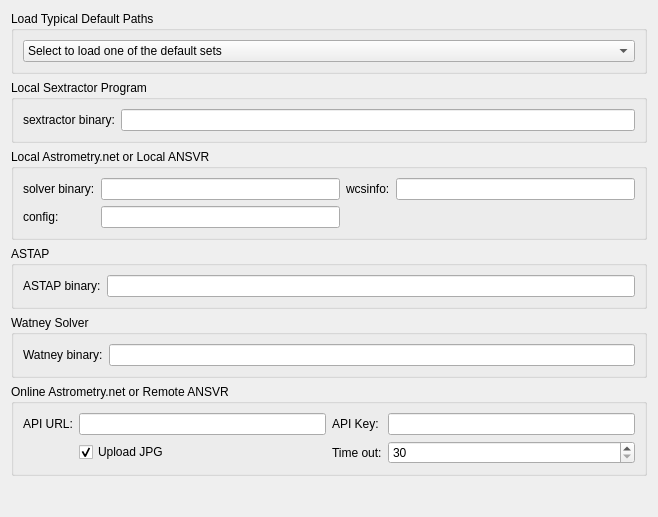
<?xml version="1.0" encoding="UTF-8"?>
<ui version="4.0">
 <class>OpsPrograms</class>
 <widget class="QWidget" name="OpsPrograms">
  <property name="geometry">
   <rect>
    <x>0</x>
    <y>0</y>
    <width>658</width>
    <height>517</height>
   </rect>
  </property>
  <layout class="QVBoxLayout" name="verticalLayout">
   <item>
    <widget class="QGroupBox" name="groupBox_5">
     <property name="title">
      <string>Load Typical Default Paths</string>
     </property>
     <layout class="QVBoxLayout" name="verticalLayout_2">
      <item>
       <widget class="QComboBox" name="defaultPathSelector">
        <property name="toolTip">
         <string>Choose your current setup from the list to load the typical paths to those programs for your computer </string>
        </property>
        <item>
         <property name="text">
          <string>Select to load one of the default sets</string>
         </property>
        </item>
        <item>
         <property name="text">
          <string>Linux Default</string>
         </property>
        </item>
        <item>
         <property name="text">
          <string>Linux KStars Internal </string>
         </property>
        </item>
        <item>
         <property name="text">
          <string>Mac Homebrew</string>
         </property>
        </item>
        <item>
         <property name="text">
          <string>Windows ANSVR</string>
         </property>
        </item>
        <item>
         <property name="text">
          <string>Windows Cygwin</string>
         </property>
        </item>
       </widget>
      </item>
     </layout>
    </widget>
   </item>
   <item>
    <widget class="QGroupBox" name="groupBox">
     <property name="title">
      <string>Local Sextractor Program</string>
     </property>
     <layout class="QGridLayout" name="gridLayout_2">
      <item row="0" column="0">
       <widget class="QLabel" name="label_19">
        <property name="text">
         <string>sextractor binary:</string>
        </property>
       </widget>
      </item>
      <item row="0" column="1">
       <widget class="QLineEdit" name="kcfg_SextractorBinary">
        <property name="toolTip">
         <string>Path to Sextractor binary file</string>
        </property>
        <property name="text">
         <string/>
        </property>
       </widget>
      </item>
     </layout>
    </widget>
   </item>
   <item>
    <widget class="QGroupBox" name="groupBox_2">
     <property name="title">
      <string>Local Astrometry.net or Local ANSVR</string>
     </property>
     <layout class="QGridLayout" name="gridLayout_3">
      <item row="1" column="2">
       <widget class="QLineEdit" name="kcfg_AstrometryConfFile">
        <property name="toolTip">
         <string>Astrometry.net configuration file</string>
        </property>
        <property name="text">
         <string/>
        </property>
       </widget>
      </item>
      <item row="0" column="4">
       <widget class="QLineEdit" name="kcfg_AstrometryWCSInfo">
        <property name="toolTip">
         <string>Astrometry.net wcsinfo binary</string>
        </property>
        <property name="text">
         <string/>
        </property>
       </widget>
      </item>
      <item row="0" column="3">
       <widget class="QLabel" name="label_16">
        <property name="text">
         <string>wcsinfo:</string>
        </property>
       </widget>
      </item>
      <item row="0" column="2">
       <widget class="QLineEdit" name="kcfg_AstrometrySolverBinary">
        <property name="toolTip">
         <string>Astrometry.net solve-field binary</string>
        </property>
        <property name="text">
         <string/>
        </property>
       </widget>
      </item>
      <item row="0" column="0">
       <widget class="QLabel" name="label_15">
        <property name="text">
         <string>solver binary:</string>
        </property>
       </widget>
      </item>
      <item row="1" column="0">
       <widget class="QLabel" name="label_14">
        <property name="text">
         <string>config:</string>
        </property>
       </widget>
      </item>
     </layout>
    </widget>
   </item>
   <item>
    <widget class="QGroupBox" name="groupBox_4">
     <property name="title">
      <string>ASTAP</string>
     </property>
     <layout class="QGridLayout" name="gridLayout">
      <item row="0" column="0">
       <widget class="QLabel" name="label_20">
        <property name="text">
         <string>ASTAP binary:</string>
        </property>
       </widget>
      </item>
      <item row="0" column="1">
       <widget class="QLineEdit" name="kcfg_ASTAPExecutable">
        <property name="toolTip">
         <string>Astrometry.net solve-field binary</string>
        </property>
        <property name="text">
         <string/>
        </property>
       </widget>
      </item>
     </layout>
    </widget>
   </item>
   <item>
    <widget class="QGroupBox" name="groupBox_6">
     <property name="title">
      <string>Watney Solver</string>
     </property>
     <layout class="QGridLayout" name="gridLayout_5">
      <item row="0" column="0">
       <widget class="QLabel" name="label_21">
        <property name="text">
         <string>Watney binary:</string>
        </property>
       </widget>
      </item>
      <item row="0" column="1">
       <widget class="QLineEdit" name="kcfg_WatneyBinary">
        <property name="toolTip">
         <string>Astrometry.net solve-field binary</string>
        </property>
        <property name="text">
         <string/>
        </property>
       </widget>
      </item>
     </layout>
    </widget>
   </item>
   <item>
    <widget class="QGroupBox" name="groupBox_3">
     <property name="title">
      <string>Online Astrometry.net or Remote ANSVR</string>
     </property>
     <layout class="QGridLayout" name="gridLayout_4">
      <item row="0" column="1">
       <widget class="QLineEdit" name="kcfg_AstrometryAPIURL">
        <property name="toolTip">
         <string>API URL</string>
        </property>
        <property name="text">
         <string/>
        </property>
       </widget>
      </item>
      <item row="0" column="0">
       <widget class="QLabel" name="label_18">
        <property name="text">
         <string>API URL:</string>
        </property>
       </widget>
      </item>
      <item row="2" column="3">
       <widget class="QLabel" name="label">
        <property name="text">
         <string>Time out:</string>
        </property>
       </widget>
      </item>
      <item row="2" column="4">
       <widget class="QSpinBox" name="kcfg_AstrometryTimeout">
        <property name="toolTip">
         <string>Timeout in seconds to wait for astrometry solver to complete</string>
        </property>
        <property name="minimum">
         <number>30</number>
        </property>
        <property name="maximum">
         <number>600</number>
        </property>
       </widget>
      </item>
      <item row="0" column="4">
       <widget class="QLineEdit" name="kcfg_AstrometryAPIKey">
        <property name="toolTip">
         <string>API Key</string>
        </property>
        <property name="text">
         <string/>
        </property>
       </widget>
      </item>
      <item row="0" column="3">
       <widget class="QLabel" name="label_17">
        <property name="text">
         <string>API Key:</string>
        </property>
       </widget>
      </item>
      <item row="2" column="1">
       <widget class="QCheckBox" name="kcfg_AstrometryUseJPEG">
        <property name="toolTip">
         <string>Use JPEG format, instead of FITS, to upload images to the online astrometry.net service</string>
        </property>
        <property name="text">
         <string>Upload JPG</string>
        </property>
        <property name="checked">
         <bool>true</bool>
        </property>
       </widget>
      </item>
     </layout>
    </widget>
   </item>
   <item>
    <spacer name="verticalSpacer_6">
     <property name="orientation">
      <enum>Qt::Vertical</enum>
     </property>
     <property name="sizeHint" stdset="0">
      <size>
       <width>20</width>
       <height>3</height>
      </size>
     </property>
    </spacer>
   </item>
  </layout>
 </widget>
 <resources/>
 <connections/>
</ui>
